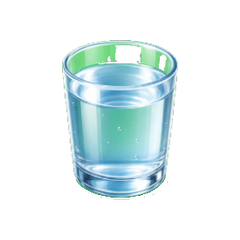
#> input picture Assets/Resources/ImageCards/Premium/drinks_water.png, 240 x 240 px
$ python -i regenerate_imagecard_assets.py   (imports and definitions only)
#> lines starting #> are read from the running program, lines starting #| are printed output that depends on the picture
#> further down, picture is the input picture: PIL image 240x240 RGBA; mean R, G, B, A 40.2, 54.1, 54.6, 65.2
#!/usr/bin/env python3
"""Prepare and validate regenerated premium ImageCard assets.

This script deliberately does not call an image provider. It creates a prompt
manifest for all 400 cards and processes externally generated images once they
exist. Use it after enabling FAL/ComfyUI or after receiving generated source
PNGs.
"""
from __future__ import annotations

import argparse
import json
import re
import shutil
from pathlib import Path
from typing import Iterable

from PIL import Image, ImageDraw

PROJECT_ROOT = Path(__file__).resolve().parents[1]
CARDS_JSON = PROJECT_ROOT / "Assets/Resources/Data/cards.json"
RUNTIME_DIR = PROJECT_ROOT / "Assets/Resources/ImageCards/Premium"
CANVAS_SIZE = 240
MIN_MARGIN = 24
TARGET_MAX_OBJECT = 164
TARGET_MIN_OBJECT = 105
CHROMA = (0, 255, 0)

ENGLISH_HINTS = {
    "art_paint": "bundle of colorful paint tubes with one paint brush",
    "books_cover": "closed brown book cover with a small bookmark ribbon",
    "breakfast_butter": "yellow butter cube on a small plate",
    "breakfast_cereal": "bowl of colorful breakfast cereal",
    "breakfast_porridge": "bowl of oatmeal porridge with berries",
    "breakfast_toast": "single golden-brown toast slice",
    "breakfast_yogurt": "small yogurt cup with pink yogurt and berries",
    "camping_fire": "campfire with stones and complete flames",
    "cinema_film": "film reel with a short film strip, full reel visible",
    "cinema_ticket": "orange cinema ticket with stars, full ticket visible",
    "city_traffic": "small traffic light with two tiny cars, complete base visible",
    "colors_green": "glossy green paint drop, full teardrop visible",
    "colors_orange": "glossy orange paint drop, full teardrop visible",
    "colors_pink": "glossy pink paint drop, full teardrop visible",
    "colors_red": "glossy red paint drop, full teardrop visible",
    "colors_white": "glossy white pearl paint drop, full teardrop visible",
    "colors_yellow": "glossy yellow paint drop, full teardrop visible",
}

BASE_NEGATIVE = (
    "cropped, cut off, truncated, close-up, zoomed-in, partial object, "
    "object touching edge, shadow cut off, base cut off, text, letters, label, "
    "logo, watermark, UI frame, card border, multiple unrelated objects"
)


# [62 lines left out: functions load_cards, fallback_hint, prompt_for, write_manifest, is_chroma_pixel, not called in this run]


def has_transparent_border(image: Image.Image) -> bool:
    """Generated PNGs with real alpha should not have green pixels stripped."""
    image = image.convert("RGBA")
    alpha = image.getchannel("A")
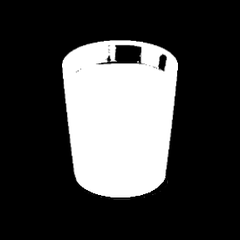
#> alpha: PIL image 240x240 L; min 0, max 255, mean 65.2
    width, height = image.size
#> width = 240; height = 240
    border = []
    for x in range(width):
        border.append(alpha.getpixel((x, 0)))
        border.append(alpha.getpixel((x, height - 1)))
#> after the loop, border = 480 values from 0 to 0
    for y in range(height):
        border.append(alpha.getpixel((0, y)))
        border.append(alpha.getpixel((width - 1, y)))
#> after the loop, border = 960 values from 0 to 0
    transparent = sum(1 for value in border if value <= 8)
#> transparent = 960
    return transparent >= max(1, int(len(border) * 0.80))


def remove_chroma(image: Image.Image) -> Image.Image:
    image = image.convert("RGBA")
    if has_transparent_border(image):
        return image

    width, height = image.size
    pixels = image.load()
    visited: set[tuple[int, int]] = set()
    stack: list[tuple[int, int]] = []
    for x in range(width):
        stack.append((x, 0))
        stack.append((x, height - 1))
    for y in range(height):
        stack.append((0, y))
        stack.append((width - 1, y))

    while stack:
        x, y = stack.pop()
        if (x, y) in visited or x < 0 or y < 0 or x >= width or y >= height:
            continue
        pixel = pixels[x, y]
        if not is_chroma_pixel(pixel):
            continue
        visited.add((x, y))
        pixels[x, y] = (0, 0, 0, 0)
        stack.extend(((x - 1, y), (x + 1, y), (x, y - 1), (x, y + 1)))
    return image


def alpha_bbox(image: Image.Image) -> tuple[int, int, int, int] | None:
    return image.getchannel("A").getbbox()


def fit_to_canvas(image: Image.Image) -> tuple[Image.Image, dict[str, object]]:
    image = remove_chroma(image)
    bbox = alpha_bbox(image)
#> bbox = (62, 40, 178, 200)
    if bbox is None:
        raise ValueError("empty alpha after chroma removal")
    cropped = image.crop(bbox)
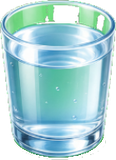
#> cropped: PIL image 116x160 RGBA; mean R, G, B, A 124.7, 168, 169.5, 202.3; transparent parts drawn white
    w, h = cropped.size
#> w = 116; h = 160
    scale = min(TARGET_MAX_OBJECT / max(w, h), 1.0)
#> scale = 1
    target_w = max(1, round(w * scale))
#> target_w = 116
    target_h = max(1, round(h * scale))
#> target_h = 160
    resized = cropped.resize((target_w, target_h), Image.Resampling.LANCZOS)
    canvas = Image.new("RGBA", (CANVAS_SIZE, CANVAS_SIZE), (0, 0, 0, 0))
#> canvas: PIL image 240x240 RGBA; every value is 0
    x = (CANVAS_SIZE - target_w) // 2
#> x = 62
    y = (CANVAS_SIZE - target_h) // 2
#> y = 40
    canvas.alpha_composite(resized, (x, y))
    final_bbox = alpha_bbox(canvas)
#> final_bbox = (62, 40, 178, 200)
    if final_bbox is None:
        raise ValueError("empty alpha after fit")
    left, top, right, bottom = final_bbox
#> left = 62; top = 40; right = 178; bottom = 200
    margins = [left, top, CANVAS_SIZE - right, CANVAS_SIZE - bottom]
#> margins = [62, 40, 62, 40]
    max_side = max(right - left, bottom - top)
#> max_side = 160
    min_side = min(right - left, bottom - top)
#> min_side = 116
    report = {
        "sourceBbox": list(bbox),
        "finalBbox": list(final_bbox),
        "margins": margins,
        "maxSide": max_side,
        "minSide": min_side,
        "warnings": [],
    }
#> report = {'sourceBbox': [62, 40, 178, 200], 'finalBbox': [62, 40, 178, 200], 'margins': [62, 40, 62, 40], 'maxSide': 160, 'minSide': 116, 'warnings': []}
    if min(margins) < MIN_MARGIN:
        report["warnings"].append(f"margin<{MIN_MARGIN}: {margins}")
    if max_side > TARGET_MAX_OBJECT:
        report["warnings"].append(f"maxSide>{TARGET_MAX_OBJECT}: {max_side}")
    if max_side < TARGET_MIN_OBJECT:
        report["warnings"].append(f"maxSide<{TARGET_MIN_OBJECT}: {max_side}")
    return canvas, report


# [96 lines left out: functions process_generated, find_source, build_pages, main, not called in this run]


# [2 lines not run here, left out]

>>> from PIL import Image
>>> picture = Image.open('../Assets/Resources/ImageCards/Premium/drinks_water.png')
>>> result = fit_to_canvas(picture)

$ run again, on Assets/Resources/ImageCards/Premium/holidays_music.png
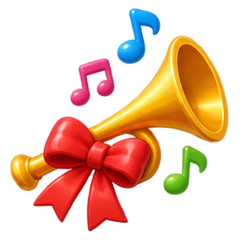
#> input picture Assets/Resources/ImageCards/Premium/holidays_music.png, 240 x 240 px
#> picture is the input picture: PIL image 240x240 RGBA; mean R, G, B, A 78.2, 40.5, 19.7, 86
#> in has_transparent_border, `alpha = image.getchannel("A")`:
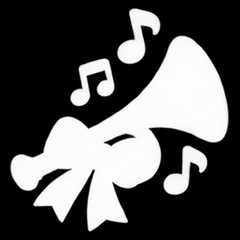
#> alpha: PIL image 240x240 L; min 0, max 255, mean 86
#> after the loop in has_transparent_border, `for x in range(width):`: border = 480 values from 0 to 0
#> after the loop in has_transparent_border, `for y in range(height):`: border = 960 values from 0 to 0
#> transparent = 960
#> bbox = (10, 8, 229, 232)
#> in fit_to_canvas, `canvas.alpha_composite(resized, (x, y))`:
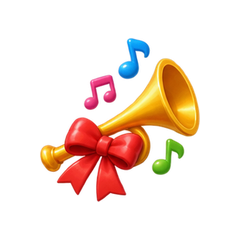
#> canvas: PIL image 240x240 RGBA; mean R, G, B, A 42.5, 22, 10.7, 46; transparent parts drawn white
#> final_bbox = (40, 38, 200, 202)
#> left = 40; top = 38; right = 200; bottom = 202
#> margins = [40, 38, 40, 38]
#> max_side = 164
#> min_side = 160
#> report = {'sourceBbox': [10, 8, 229, 232], 'finalBbox': [40, 38, 200, 202], 'margins': [40, 38, 40, 38], 'maxSide': 164, 'minSide': 160, 'warnings': []}
